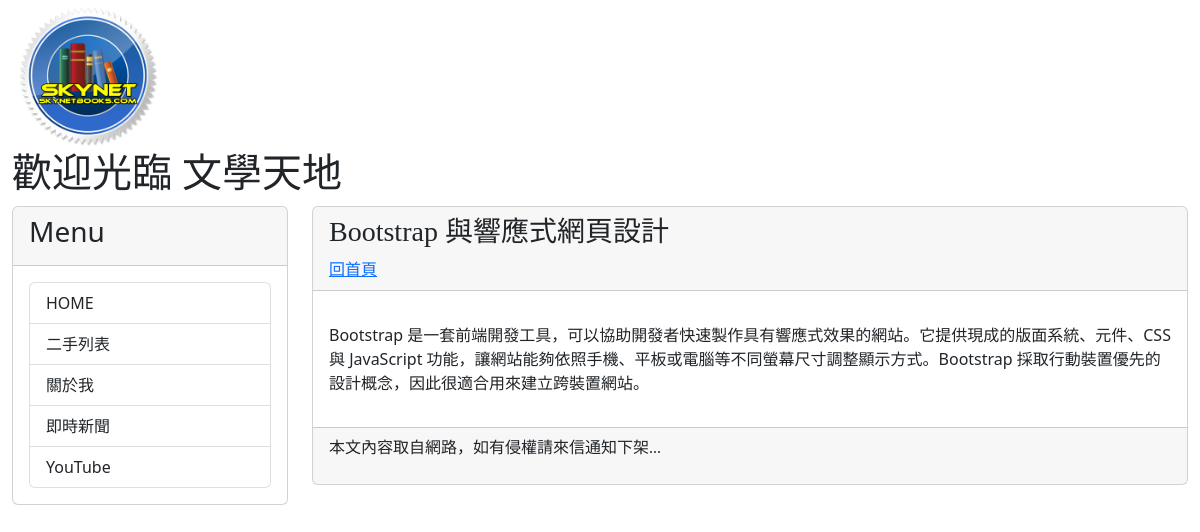
/post/post4/, run on the app's committed database.
### mysite/models.py (models this page shows, shortened)
class Post(models.Model):
    title = models.CharField(max_length=200)
    slug = models.CharField(max_length=200)
    body = models.TextField()
    pub_date = models.DateTimeField(auto_now_add=True)
    class Meta:
        ordering = ('-pub_date',)

### mysite/views.py (the view)
# urls.py: path('post/<slug:slug>/', showpost),
def showpost(request, slug):
    try:
        post = Post.objects.get(slug=slug)
        if post != None:
            return render(request, 'post.html', locals())
    except:
        return redirect('/')

### mysite/templatetags/markdown_extras.py (called while the page is built)
@register.filter
@stringfilter
def convert_markdown(text):
    return markdown.markdown(text)

### templates/post.html (shortened to what this page needs)
{% extends 'base.html' %}
{% load markdown_extras %}
{% block headmessage %}
<h3 style="font-family:微軟正黑體;">
    {{ post.title }}
</h3>
<a style="font-family:微軟正黑體;" href="/">
    回首頁
</a>
{% endblock %}
{% block content %}
<p style="font-family:微軟正黑體;font-size:12pt;letter-spacing:2pt;">
    {{ post.body | convert_markdown | safe }}
</p>
{% endblock %}

### data on the page
Post: title "Bootstrap 與響應式網頁設計", body|convert_markdown "Bootstrap 是一套前端開發工具，可以協助開發者快速製作具有響應式效果的網站。它提供現成的版面系統、元件、CSS 與 JavaScript 功能，讓網站能夠依照手機、平板或電腦等不同螢幕尺寸調整顯示方式。Bootstrap 採取行動裝置優先的設計概念，因此很適合用來建立跨裝置網站。"
